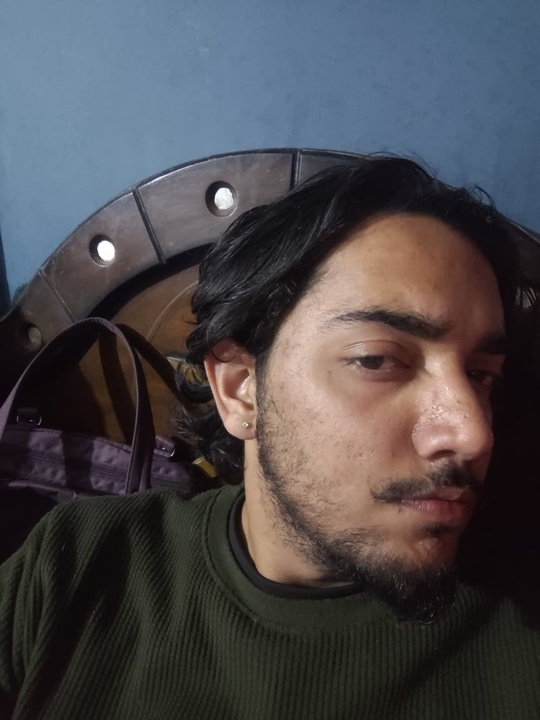
#> input picture dataset/Aryan/img1.jpeg, 540 x 720 px, shrunk from 864 x 1152 before the run; its folder holds only this picture in this run
$ python train_model.py
#> lines starting #> are read from the running program, lines starting #| are printed output that depends on the picture
import cv2
import os
import numpy as np

dataset_path = "dataset"
faces = []
labels = []
label_map = {}
current_label = 0

for person in os.listdir(dataset_path):
    person_path = os.path.join(dataset_path, person)

    if not os.path.isdir(person_path):
        continue

    label_map[current_label] = person

    for image_name in os.listdir(person_path):
        image_path = os.path.join(person_path, image_name)
        img = cv2.imread(image_path, cv2.IMREAD_GRAYSCALE)
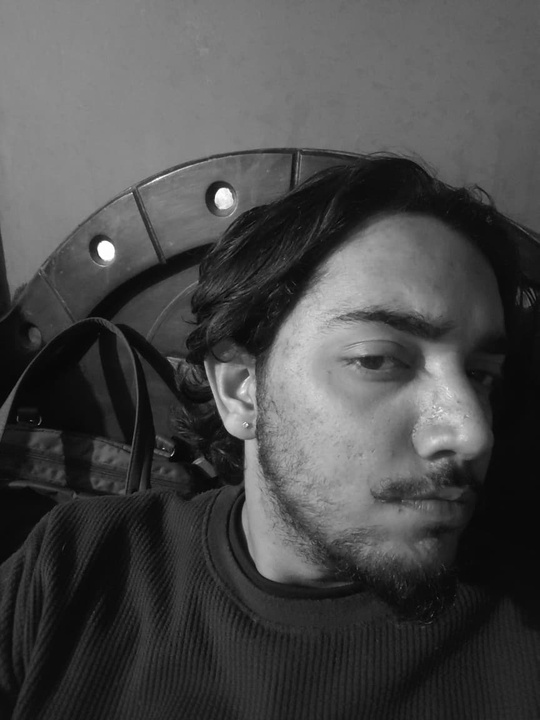
#> img: shape (720, 540); min 0, max 255, mean 74

        if img is None:
            continue

        faces.append(img)
        labels.append(current_label)

    current_label += 1
#> pass 2 of the loop `for person in os.listdir(dataset_path):`:
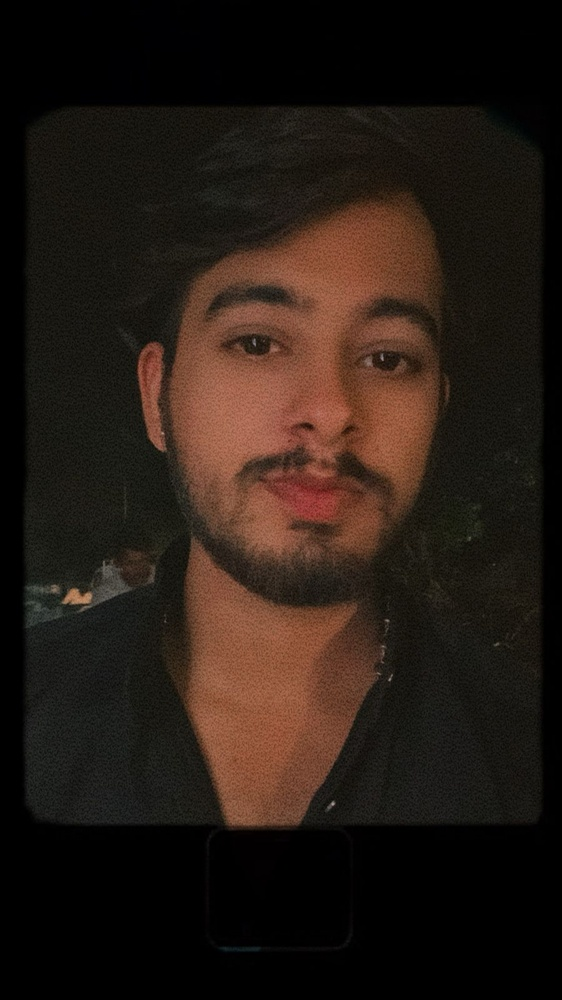
#> input picture dataset/Karan/img1.jpeg, 562 x 1000 px, shrunk from 900 x 1600 before the run
#> `img = cv2.imread(image_path, cv2.IMREAD_GRAYSCALE)`:
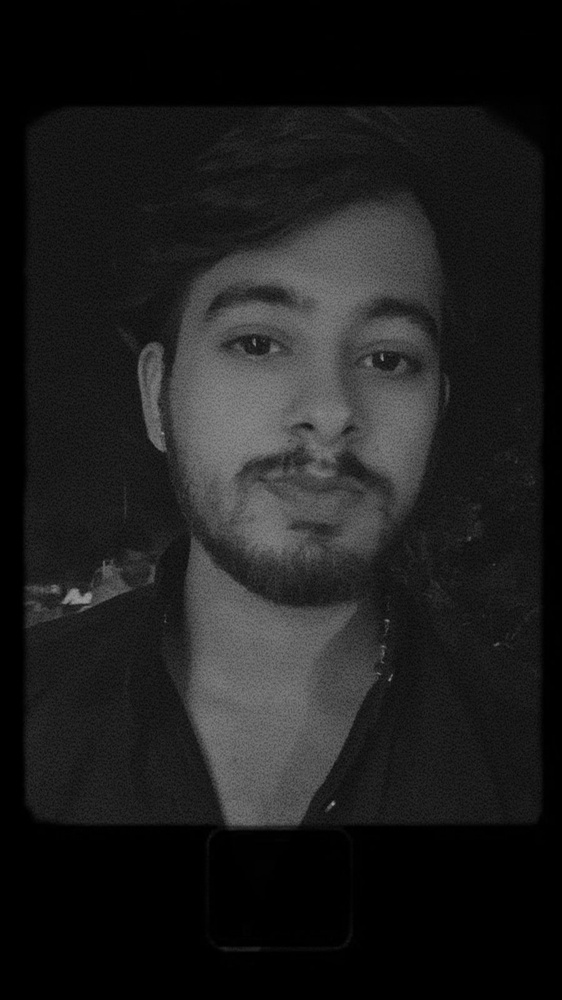
#> img: shape (1000, 562); min 0, max 161, mean 29.8

recognizer = cv2.face.LBPHFaceRecognizer_create()
recognizer.train(faces, np.array(labels))
recognizer.save("trainer.yml")

print("Training Complete ?")
print("Label Map:", label_map)
